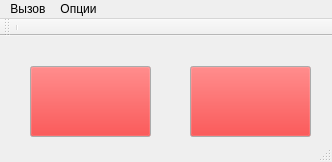
<?xml version="1.0" encoding="UTF-8"?>
<ui version="4.0">
 <class>MainWindow</class>
 <widget class="QMainWindow" name="MainWindow">
  <property name="geometry">
   <rect>
    <x>0</x>
    <y>0</y>
    <width>332</width>
    <height>162</height>
   </rect>
  </property>
  <property name="windowTitle">
   <string>MainWindow</string>
  </property>
  <widget class="QWidget" name="centralWidget">
   <widget class="QPushButton" name="pushCAL">
    <property name="geometry">
     <rect>
      <x>30</x>
      <y>30</y>
      <width>121</width>
      <height>71</height>
     </rect>
    </property>
    <property name="palette">
     <palette>
      <active>
       <colorrole role="Button">
        <brush brushstyle="SolidPattern">
         <color alpha="255">
          <red>255</red>
          <green>0</green>
          <blue>0</blue>
         </color>
        </brush>
       </colorrole>
      </active>
      <inactive>
       <colorrole role="Button">
        <brush brushstyle="SolidPattern">
         <color alpha="255">
          <red>255</red>
          <green>0</green>
          <blue>0</blue>
         </color>
        </brush>
       </colorrole>
      </inactive>
      <disabled>
       <colorrole role="Button">
        <brush brushstyle="SolidPattern">
         <color alpha="255">
          <red>255</red>
          <green>0</green>
          <blue>0</blue>
         </color>
        </brush>
       </colorrole>
      </disabled>
     </palette>
    </property>
    <property name="text">
     <string/>
    </property>
    <property name="autoDefault">
     <bool>false</bool>
    </property>
    <property name="default">
     <bool>false</bool>
    </property>
    <property name="flat">
     <bool>false</bool>
    </property>
   </widget>
   <widget class="QPushButton" name="pushPcap">
    <property name="geometry">
     <rect>
      <x>190</x>
      <y>30</y>
      <width>121</width>
      <height>71</height>
     </rect>
    </property>
    <property name="palette">
     <palette>
      <active>
       <colorrole role="Button">
        <brush brushstyle="SolidPattern">
         <color alpha="255">
          <red>255</red>
          <green>0</green>
          <blue>0</blue>
         </color>
        </brush>
       </colorrole>
      </active>
      <inactive>
       <colorrole role="Button">
        <brush brushstyle="SolidPattern">
         <color alpha="255">
          <red>255</red>
          <green>0</green>
          <blue>0</blue>
         </color>
        </brush>
       </colorrole>
      </inactive>
      <disabled>
       <colorrole role="Button">
        <brush brushstyle="SolidPattern">
         <color alpha="255">
          <red>255</red>
          <green>0</green>
          <blue>0</blue>
         </color>
        </brush>
       </colorrole>
      </disabled>
     </palette>
    </property>
    <property name="text">
     <string/>
    </property>
    <property name="autoDefault">
     <bool>false</bool>
    </property>
    <property name="default">
     <bool>false</bool>
    </property>
    <property name="flat">
     <bool>false</bool>
    </property>
   </widget>
  </widget>
  <widget class="QMenuBar" name="menuBar">
   <property name="geometry">
    <rect>
     <x>0</x>
     <y>0</y>
     <width>332</width>
     <height>21</height>
    </rect>
   </property>
   <widget class="QMenu" name="menu">
    <property name="title">
     <string>Опции</string>
    </property>
    <addaction name="actionEXIT"/>
    <addaction name="separator"/>
   </widget>
   <widget class="QMenu" name="menu_2">
    <property name="title">
     <string>Вызов</string>
    </property>
    <addaction name="actionCAL"/>
    <addaction name="actionPcap"/>
   </widget>
   <addaction name="menu_2"/>
   <addaction name="menu"/>
  </widget>
  <widget class="QToolBar" name="mainToolBar">
   <attribute name="toolBarArea">
    <enum>TopToolBarArea</enum>
   </attribute>
   <attribute name="toolBarBreak">
    <bool>false</bool>
   </attribute>
   <addaction name="separator"/>
  </widget>
  <widget class="QStatusBar" name="statusBar"/>
  <action name="actionCAL">
   <property name="text">
    <string>Калькулятор </string>
   </property>
   <property name="shortcut">
    <string>F1</string>
   </property>
  </action>
  <action name="actionEXIT">
   <property name="text">
    <string>EXIT</string>
   </property>
   <property name="shortcut">
    <string>F12</string>
   </property>
  </action>
  <action name="actionPcap">
   <property name="text">
    <string>Протокол</string>
   </property>
   <property name="shortcut">
    <string>F2</string>
   </property>
  </action>
 </widget>
 <layoutdefault spacing="6" margin="11"/>
 <resources/>
 <connections>
  <connection>
   <sender>actionEXIT</sender>
   <signal>triggered()</signal>
   <receiver>MainWindow</receiver>
   <slot>close()</slot>
   <hints>
    <hint type="sourcelabel">
     <x>-1</x>
     <y>-1</y>
    </hint>
    <hint type="destinationlabel">
     <x>199</x>
     <y>149</y>
    </hint>
   </hints>
  </connection>
 </connections>
</ui>
